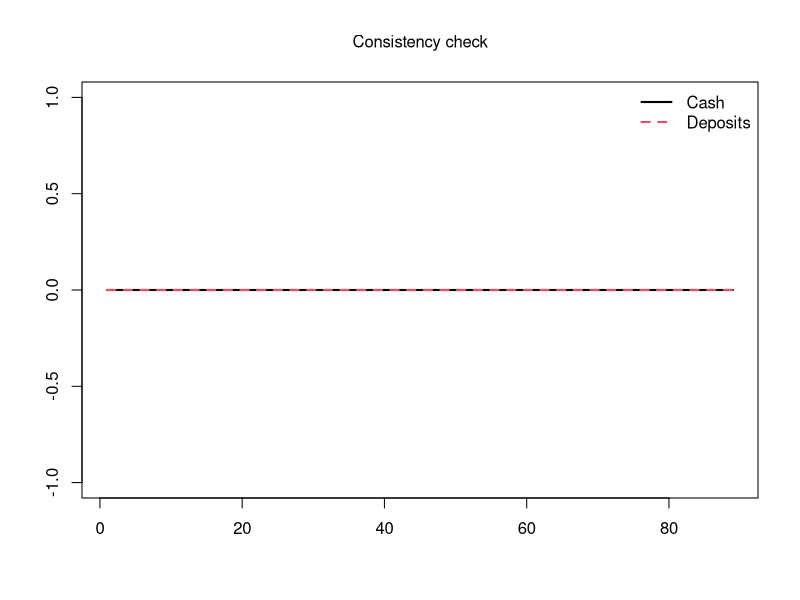
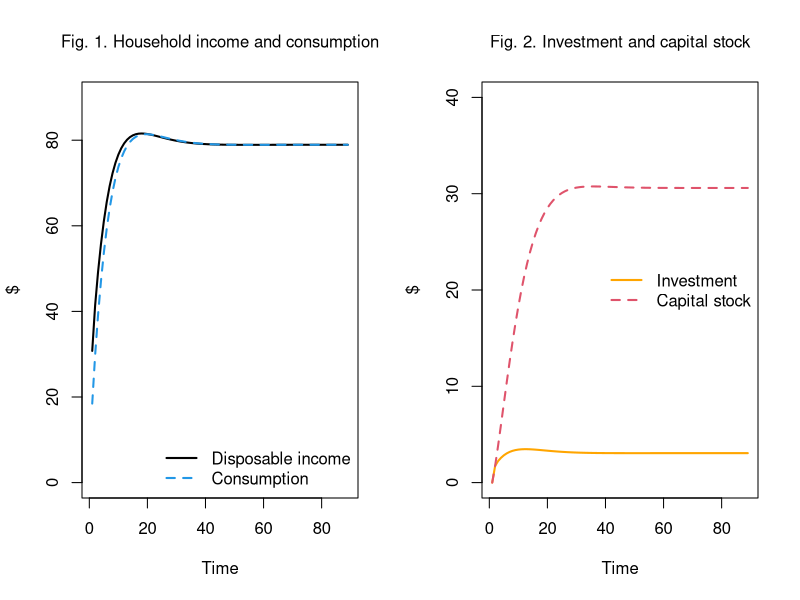

Source code (R) for these figures, in order:
#+++++++++++++++++++++++++++++++++++

#Hybrid PC + BMW model 

#Created by Marco Veronese Passarella

#Last revision: 15/04/2026

#+++++++++++++++++++++++++++++++++++

#Set the environment ####
rm(list=ls(all=TRUE))     #Clear the workspace 
nPeriods = 90             #Define number of periods
nScenarios=3              #Define number of scenarios

#+++++++++++++++++++++++++++++++++++

#Set values for parameters and exogenous variables (excluding shocks)
alpha1<-0.6         #Propensity to consume out of income 
alpha2<-0.4         #Propensity to consume out of wealth
lambda10<-0.3       #Portfolio equation coefficient
lambda11<-0         #Portfolio equation coefficient
lambda12<-0         #Portfolio equation coefficient
lambda13<-0         #Portfolio equation coefficient
lambda_c<-0.2       #Wealth to consumption ratio
theta<-0.2          #Average tax rate on income  
delta<-0.1          #Depreciation rate
gamma<-0.15         #Reaction speed of adjustment of capital to its target value
kappa<-0.3          #Capital-Output ratio

#+++++++++++++++++++++++++++++++++++

#Define model variables ####

#Government bills held by Central Bank
b_cb<-matrix(data=0,nrow=nScenarios,ncol=nPeriods)
#Government bills held by households
b_h<-matrix(data=0,nrow=nScenarios,ncol=nPeriods) 
#Government bills held by banks
b_b<-matrix(data=0,nrow=nScenarios,ncol=nPeriods) 
#Government bills supplied by government
b_s<-matrix(data=0,nrow=nScenarios,ncol=nPeriods) 
#Consumption goods
cons<-matrix(data=0,nrow=nScenarios,ncol=nPeriods) 
#Government goods
g<-matrix(data=20,nrow=nScenarios,ncol=nPeriods) 
#Cash money held by households
h_h<-matrix(data=0,nrow=nScenarios,ncol=nPeriods) 
#Cash money supplied by central bank
h_s<-matrix(data=0,nrow=nScenarios,ncol=nPeriods) 
#Interest rate on government bills
rb<-matrix(data=0.02,nrow=nScenarios,ncol=nPeriods) 
#Interest rate on deposits
rm<-matrix(data=0.02,nrow=nScenarios,ncol=nPeriods) 
#Interest rate on loans
rl<-matrix(data=0.02,nrow=nScenarios,ncol=nPeriods) 
#Taxes
t<-matrix(data=0,nrow=nScenarios,ncol=nPeriods) 
#Households wealth
v<-matrix(data=0,nrow=nScenarios,ncol=nPeriods) 
#Income = GDP
y<-matrix(data=0,nrow=nScenarios,ncol=nPeriods) 
#Disposable income of households
yd<-matrix(data=0,nrow=nScenarios,ncol=nPeriods) 
#Amortization funds
af<-matrix(data=0,nrow=nScenarios,ncol=nPeriods)
#Depreciation allowances
da<-matrix(data=0,nrow=nScenarios,ncol=nPeriods)
#Stock of capital
k<-matrix(data=0,nrow=nScenarios,ncol=nPeriods)  
#Target stock of capital
kt<-matrix(data=0,nrow=nScenarios,ncol=nPeriods)
#Demans for bank loans 
ld<-matrix(data=0,nrow=nScenarios,ncol=nPeriods)  
#Supply of bank loans 
ls<-matrix(data=0,nrow=nScenarios,ncol=nPeriods)  
#Demand for Investment
id<-matrix(data=0,nrow=nScenarios,ncol=nPeriods)
#Bank deposits held by households
mh<-matrix(data=0,nrow=nScenarios,ncol=nPeriods)
#Supply of bank deposits
ms<-matrix(data=0,nrow=nScenarios,ncol=nPeriods)

#+++++++++++++++++++++++++++++++++++

#Choose scenario
for (j in 1:nScenarios){
  
  #Define time loop
  for (i in 2:nPeriods){
    
    #Define iterations
    for (iterations in 1:30){
      
      #Run the model ####     
      
      #Determination of output
      y[j,i] = cons[j,i] + g[j,i] + id[j,i]
      
      #Disposable income
      yd[j,i] = y[j,i] - t[j,i] - af[j,i] - rl[j,i-1]*ld[j,i-1] + rb[j,i-1]*b_h[j,i-1] + rm[j,i-1]*mh[j,i-1]
      
      #Tax payments
      t[j,i] = theta*(y[j,i] + rb[j,i-1]*b_h[j,i-1] + rm[j,i-1]*mh[j,i-1]) 
      
      #Wealth accumulation
      v[j,i] = v[j,i-1] + (yd[j,i] - cons[j,i])
      
      #Consumption function
      cons[j,i] = alpha1*yd[j,i] + alpha2*v[j,i-1]
      
      #Cash money as function of expected transactions
      h_h[j,i] = lambda_c * cons[j,i-1]
      
      #Demand for government bills
      b_h[j,i] = v[j,i]*(lambda10 + lambda11*rb[j,i] - lambda12*rm[j,i] - lambda13*(yd[j,i]/v[j,i]))
      
      #Supply of government bills
      b_s[j,i] = b_s[j,i-1] + (g[j,i] + rb[j,i-1]*b_s[j,i-1]) - (t[j,i] + rb[j,i-1]*b_cb[j,i-1])
      
      #Supply of cash
      h_s[j,i] = h_s[j,i-1] + b_cb[j,i] - b_cb[j,i-1]
      
      #Government bills held by the central bank
      b_cb[j,i] = b_s[j,i] - b_h[j,i] - b_b[j,i]
      
      #Target capital stock
      kt[j,i] = kappa*y[j,i-1]
      
      #Depreciation allowances
      da[j,i] = delta*k[j,i-1]
      
      #Amortization funds
      af[j,i] = da[j,i]
      
      #Gross investment
      id[j,i] = gamma*(kt[j,i] - k[j,i-1]) + da[j,i]
      
      #Capital stock
      k[j,i] = k[j,i-1] + id[j,i] - da[j,i]
      
      #Loans
      ld[j,i] = ld[j,i-1] + id[j,i] - af[j,i]
      
      #Banks
      ls[j,i] = ls[j,i-1] + (ld[j,i] - ld[j,i-1]) 
      ms[j,i] = ms[j,i-1] + (ls[j,i] - ls[j,i-1])
      
      #Deposits as buffer stock
      mh[j,i] = v[j,i] - b_h[j,i] - h_h[j,i]
      
      #Bills held by banks (if negative then b_b = advances received from CB) ***
      b_b[j,i] = mh[j,i] - ms[j,i]
      
    }
  }
}

#+++++++++++++++++++++++++++++++++++

#Consistency check (redundant equation) ####
plot(h_h[1,2:nPeriods]-h_s[1,2:nPeriods], type="l",lwd=2,lty=1,
     font.main=1,cex.main=1,
     main="Consistency check",ylab = '',xlab = '', ylim = range(-1,1))
lines(mh[1,2:nPeriods]-ms[1,2:nPeriods]-b_b[1,2:nPeriods],type="l",
      lwd=2,lty=2, col=2)
legend("topright",c("Cash","Deposits"),bty="n",cex=1,
       lty=c(1,2),lwd=c(2,2),col=c(1,2),box.lwd=0)

#+++++++++++++++++++++++++++++++++++

#Create and display graphs ####

#Define layout
layout(matrix(c(1,2), 1, 2, byrow = TRUE))

#Figure 1
plot(yd[1,2:nPeriods],type="l",col="1",lwd=2,
     lty=1,font.main=1,cex.main=1,
     main="Fig. 1. Household income and consumption",
     ylab='$',xlab='Time',ylim=range(0,90))
lines(cons[1,2:nPeriods],type="l",lwd=2,lty=2,col="4")
legend("bottomright",c("Disposable income","Consumption"),bty="n",cex=1,
       lty=c(1,2),lwd=c(2,2),col=c(1,4),box.lwd=0)

#Figure 2
plot(id[1,2:nPeriods],type="l",col="orange",lwd=2,
     lty=1,font.main=1,cex.main=1,
     main="Fig. 2. Investment and capital stock",
     ylab='$',xlab='Time',ylim=range(0,40))
lines(k[1,2:nPeriods],type="l",lwd=2,lty=2,col=2)
legend("right",c("Investment","Capital stock"),bty="n",cex=1,
       lty=c(1,2),lwd=c(2,2),col=c("orange",2),box.lwd=0)
